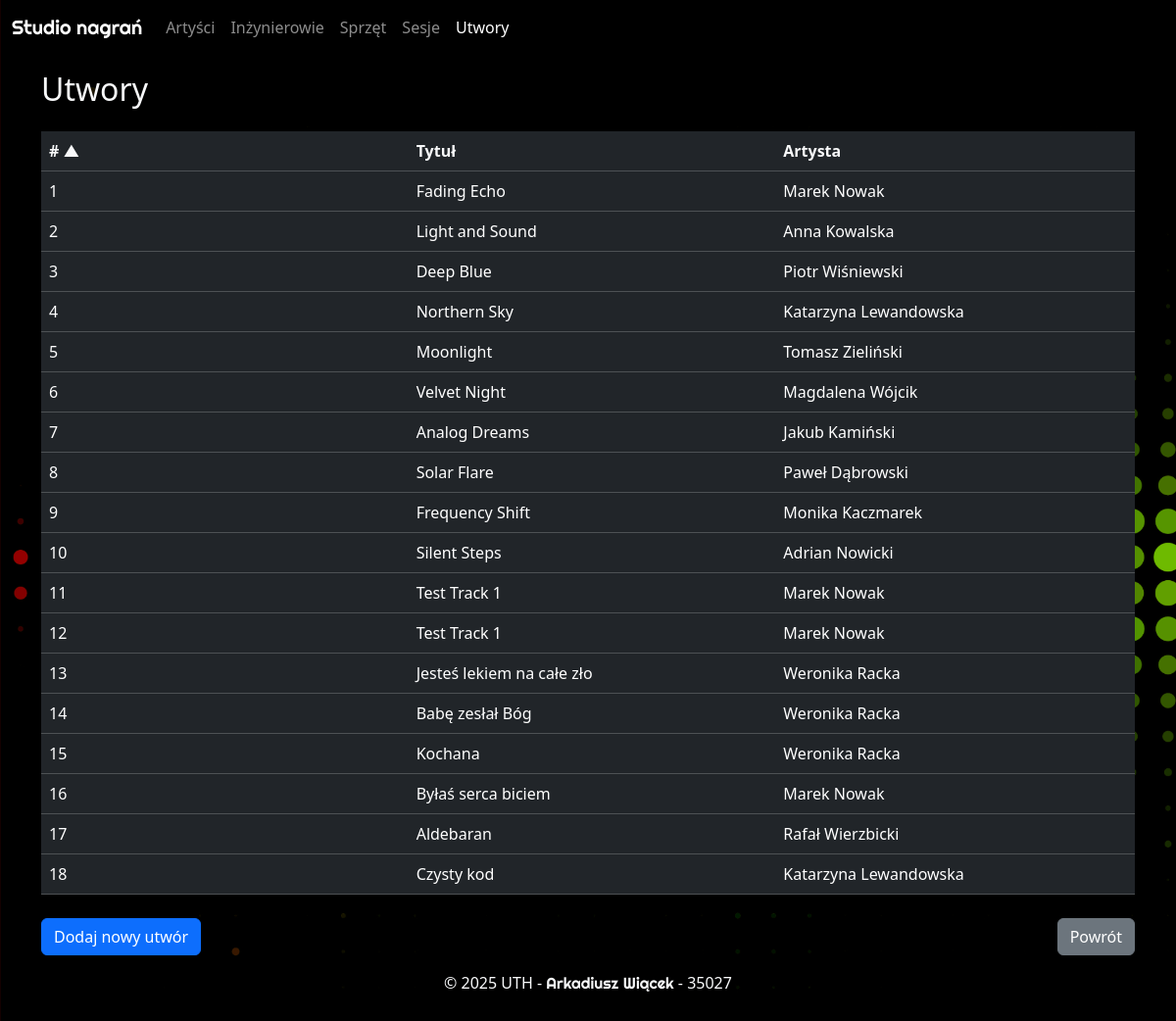
The page /utwory on the database as committed earlier.
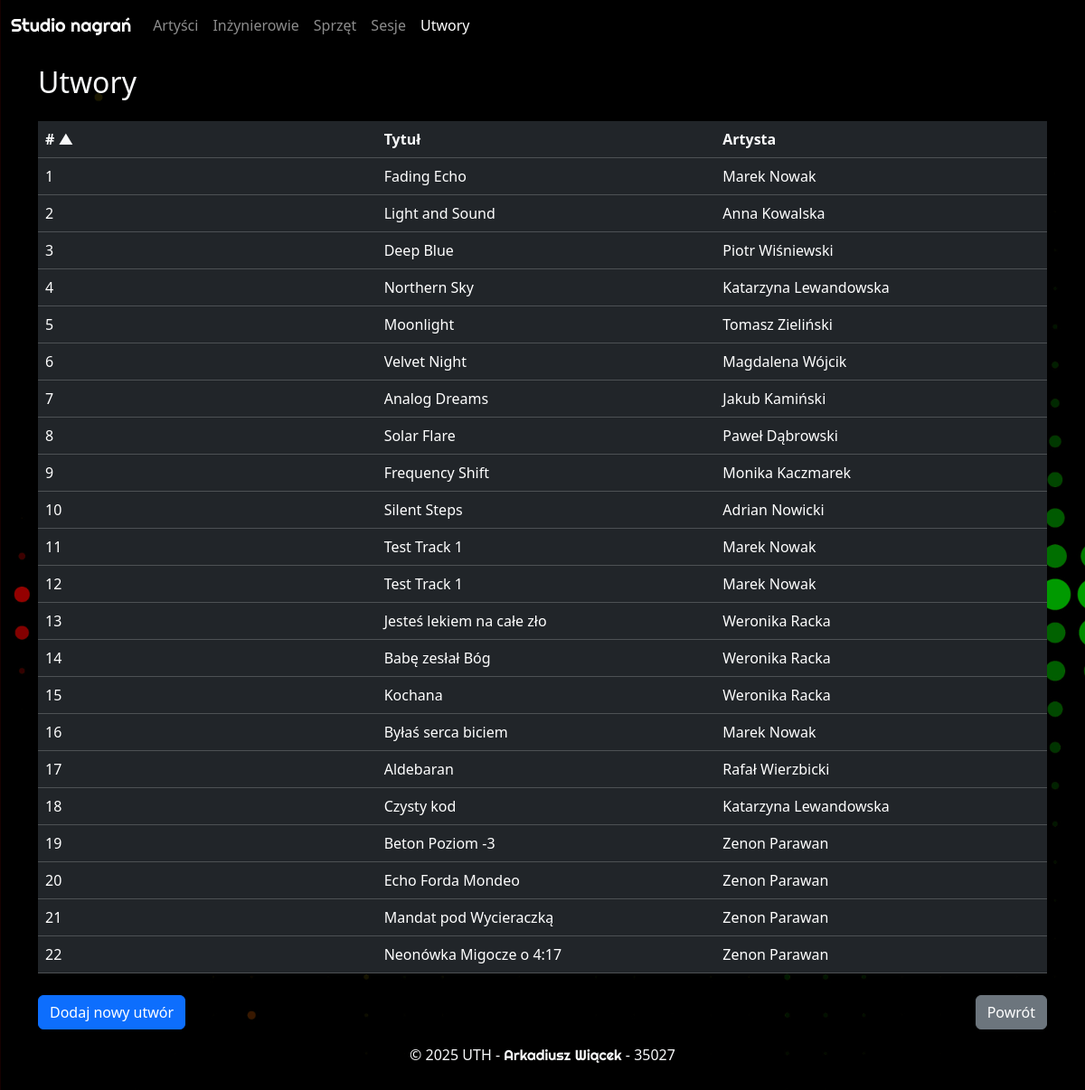
The same page on the database as committed later.
### studio_nagran.py (models this page shows)
class Utwory(Base):
    __tablename__ = "utwory"
    IdUtworu = Column(Integer, primary_key=True)
    IdArtysty = Column(Integer, ForeignKey("artysci.IdArtysty", ondelete="CASCADE"))
    IdSesji = Column(Integer, ForeignKey("sesje.IdSesji", ondelete="CASCADE"))
    Tytul = Column(String)
    artysci = relationship("Artysci", back_populates="utwory")
    sesje = relationship("Sesje", back_populates="utwory")

class Artysci(Base):
    __tablename__ = "artysci"
    IdArtysty = Column(Integer, primary_key=True)
    Nazwa = Column(String)
    Imie = Column(String)
    Nazwisko = Column(String)
    sesje = relationship(
        "Sesje", back_populates="artysci", cascade="all, delete-orphan"
    )
    utwory = relationship(
        "Utwory", back_populates="artysci", cascade="all, delete-orphan"
    )

### studio_nagran.py (the view)
@app.route("/utwory")
def utwory_view():
    sesja = Session()
    try:
        sort_by = request.args.get('sort', 'IdUtworu')
        order = request.args.get('order', 'asc')
        if sort_by in ['Imie', 'Nazwisko']:
            if sort_by == 'Imie':
                column = Artysci.Imie
            else:
                column = Artysci.Nazwisko
            if order == 'desc':
                column = column.desc()
            else:
                column = column.asc()
            utwory = (
                sesja.query(Utwory)
                .join(Artysci)
                .options(joinedload(Utwory.artysci))
                .options(joinedload(Utwory.sesje))
                .order_by(column)
                .all()
            )
        else:
            sort_columns = {
                'IdUtworu': Utwory.IdUtworu,
                'Tytul': Utwory.Tytul
            }
            if sort_by not in sort_columns:
                sort_by = 'IdUtworu'
            column = sort_columns[sort_by]
            if order == 'desc':
                column = column.desc()
            else:
                column = column.asc()
            utwory = (
                sesja.query(Utwory)
                .options(joinedload(Utwory.artysci))
                .options(joinedload(Utwory.sesje))
                .order_by(column)
                .all()
            )
        return render_template("utwory.html", utwory=utwory, sort_by=sort_by, order=order)
    finally:
        sesja.close()

### templates/utwory.html (shortened to what this page needs)
{% extends "base.html" %}
{% block content %}
    <div class="container">
        <div class="row py-1 py-sm-3">
            <div class="col text-light">
                <h2>
                    Utwory
                </h2>
            </div>
        </div>
        <div class="row">
            <div class="col">
                <table class="table table-hover table-dark">
                    <thead>
                        <tr class="d-sm-table-row">
                            <th>
                                <div class="row">
                                    <div class="col-auto col-sm-4">
                                        <a href="?sort=IdUtworu&order={% if sort_by == 'IdUtworu' and order == 'asc' %}desc{% else %}asc{% endif %}" class="text-light text-decoration-none">
                                            # {% if sort_by == 'IdUtworu' %}{% if order == 'asc' %}▲{% else %}▼{% endif %}{% endif %}
                                        </a>
                                    </div>
                                    <div class="col-auto col-sm-4">
                                        <a href="?sort=Tytul&order={% if sort_by == 'Tytul' and order == 'asc' %}desc{% else %}asc{% endif %}" class="text-light text-decoration-none">
                                            Tytuł {% if sort_by == 'Tytul' %}{% if order == 'asc' %}▲{% else %}▼{% endif %}{% endif %}
                                        </a>
                                    </div>
                                    <div class="col-auto col-sm-4">
                                        <a href="?sort=Imie&order={% if sort_by == 'Imie' and order == 'asc' %}desc{% else %}asc{% endif %}" class="text-light text-decoration-none">
                                            Artysta {% if sort_by == 'Imie' %}{% if order == 'asc' %}▲{% else %}▼{% endif %}{% endif %}
                                        </a>
                                    </div>
                                </div>
                            </th>
                        </tr>
                    </thead>
                    {% for utwor in utwory %}
                        <tr>
                            <td>
                                <div class="row">
                                    <div class="col-12 col-sm-4">
                                        <span class="d-inline d-sm-none"># </span>{{ utwor.IdUtworu }}
                                    </div>
                                    <div class="col-12 col-sm-4">
                                        {{ utwor.Tytul }}
                                    </div>
                                    <div class="col-12 col-sm-4">
                                        {{ utwor.artysci.Imie }} {{ utwor.artysci.Nazwisko }}
                                    </div>
                                </div>
                            </td>
                        </tr>
                    {% endfor %}
                </table>
            </div>
        </div>
        <div class="row">
            <div class="col-12 col-sm pt-2">
                <a href="{{ url_for("dodaj_utwor_view") }}"
                   class="btn btn-primary btn-block">Dodaj nowy utwór</a>
            </div>
            <div class="col-12 col-sm pt-2 d-flex justify-content-sm-end">
                <a href="{{ url_for("index") }}" class="btn btn-secondary btn-block">Powrót</a>
            </div>
        </div>
    </div>
{% endblock content %}

### templates/base.html (shortened to what this page needs)
<!DOCTYPE html>
<html lang="pl">
    <head>
        <link href="https://cdn.jsdelivr.net/npm/bootstrap@5.3.8/dist/css/bootstrap.min.css"
              rel="stylesheet"
>
        <link rel="stylesheet" href="{{ url_for('static', filename='style.css') }}">
    </head>
    <body class="d-flex flex-column vh-100">
        <header>
            <nav class="navbar navbar-expand-lg navbar-dark">
                <div class="container-fluid">
                    <a class="navbar-brand righteous-regular" href="{{ url_for("index") }}">Studio nagrań</a>
                    <div class="collapse navbar-collapse" id="navbarSupportedContent">
                        <ul class="navbar-nav me-auto mb-2 mb-lg-0">
                            <li class="nav-item">
                                <a class="nav-link active"
                                   aria-current="page"
                                   href="{{ url_for("artysci_view") }}">Artyści</a>
                            </li>
                            <li class="nav-item">
                                <a class="nav-link" href="{{ url_for("inzynierowie_view") }}">Inżynierowie</a>
                            </li>
                            <li class="nav-item">
                                <a class="nav-link" href="{{ url_for("sprzet_view") }}">Sprzęt</a>
                            </li>
                            <li class="nav-item">
                                <a class="nav-link" href="{{ url_for("sesje_view") }}">Sesje</a>
                            </li>
                            <li class="nav-item">
                                <a class="nav-link" href="{{ url_for("utwory_view") }}">Utwory</a>
                            </li>
                        </ul>
                    </div>
                </div>
            </nav>
        </header>
        <main class="flex-grow-1 py-0">
            {% block content %}
            {% endblock content %}
        </main>
        <footer class="text-center p-3 text-light">
            <p>
                © 2025 UTH - <span class="righteous-regular">Arkadiusz Wiącek</span> - 35027
            </p>
        </footer>
    </body>
</html>

### static/style.css (style rules this page uses)
main { background-blend-mode: darken; background-position: center; background-size: cover; }
body { background-image: linear-gradient(to right, red, yellow, green, red, yellow), url('images/colour_wave.jpg'); animation: gradientShift 40s infinite linear; background-repeat: no-repeat; background-blend-mode: darken; background-position: absolute; background-size: 400% 100%, cover; background-attachment: fixed; }
.righteous-regular { font-family: 'Righteous', sans-serif; font-weight: 400; font-style: normal; }

Rows that differ between the two databases and show on the page:
added Utwory: IdUtworu "19", Tytul "Beton Poziom -3", artysci.Imie "Zenon", artysci.Nazwisko "Parawan"
added Utwory: IdUtworu "20", Tytul "Echo Forda Mondeo", artysci.Imie "Zenon", artysci.Nazwisko "Parawan"
added Utwory: IdUtworu "21", Tytul "Mandat pod Wycieraczką", artysci.Imie "Zenon", artysci.Nazwisko "Parawan"
added Utwory: IdUtworu "22", Tytul "Neonówka Migocze o 4:17", artysci.Imie "Zenon", artysci.Nazwisko "Parawan"
